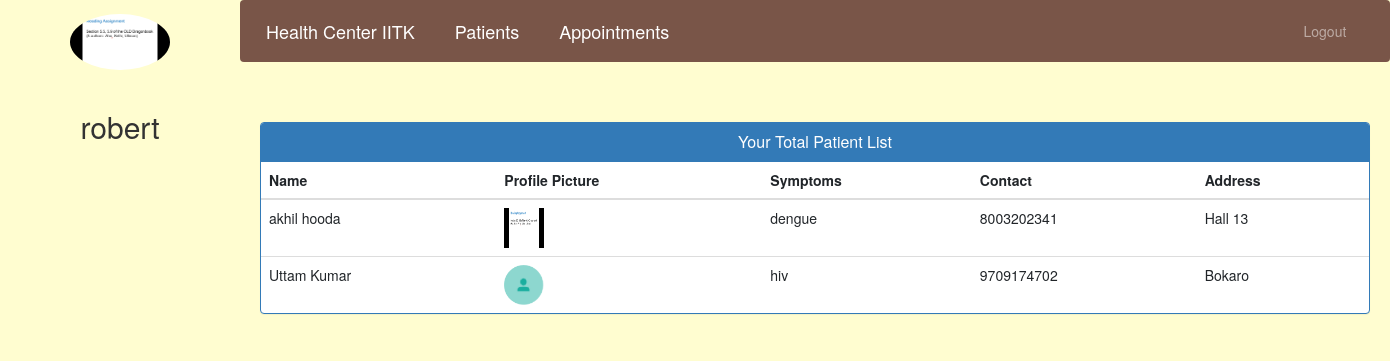
Screenshot of /doctor-view-patient (signed in) with the database file from the repository.
### hospital/models.py (models this page shows, shortened)
class Doctor(models.Model):
    user=models.OneToOneField(User,on_delete=models.CASCADE)
    profile_pic= models.ImageField(upload_to='profile_pic/DoctorProfilePic/',null=True,blank=True)
    address = models.CharField(max_length=40)
    mobile = models.CharField(max_length=20,null=True)
    department= models.CharField(max_length=50,choices=departments,default='Cardiologist')
    status=models.BooleanField(default=False)

class Patient(models.Model):
    user=models.OneToOneField(User,on_delete=models.CASCADE)
    profile_pic= models.ImageField(upload_to='profile_pic/PatientProfilePic/',null=True,blank=True)
    address = models.CharField(max_length=40)
    mobile = models.CharField(max_length=20,null=False)
    symptoms = models.CharField(max_length=100,null=False)
    assignedDoctorId = models.PositiveIntegerField(null=True)
    admitDate=models.DateField(auto_now=True)
    status=models.BooleanField(default=False)
    @property
    def get_name(self):
        return self.user.first_name+" "+self.user.last_name

### hospital/views.py (the view)
# urls.py: path('doctor-view-patient', views.doctor_view_patient_view,name='doctor-view-patient'),
@login_required(login_url='doctorlogin')
@user_passes_test(is_doctor)
def doctor_view_patient_view(request):
    patients=models.Patient.objects.all().filter(status=True,assignedDoctorId=request.user.id)
    doctor=models.Doctor.objects.get(user_id=request.user.id) #for profile picture of doctor in sidebar
    return render(request,'hospital/doctor_view_patient.html',{'patients':patients,'doctor':doctor})

### hospital/views.py (called while the page is built)
def is_doctor(user):
    return user.groups.filter(name='DOCTOR').exists()

### templates/hospital/doctor_view_patient.html (shortened to what this page needs)
{% extends 'hospital/doctor_base.html' %}
{% block content %}
{%load static%}
<head>
  <link href="//netdna.bootstrapcdn.com/bootstrap/3.0.0/css/bootstrap.min.css" rel="stylesheet" id="bootstrap-css">
</head>
<div class="container">
  <div class="panel panel-primary">
    <div class="panel-heading">
      <h6 class="panel-title">Your Total Patient List</h6>
    </div>
    <table class="table table-hover" id="dev-table">
      <thead>
        <tr>
          <th>Name</th>
          <th>Profile Picture</th>
          <th>Symptoms</th>
          <th>Contact</th>
          <th>Address</th>
        </tr>
      </thead>
      {% for p in patients %}
      <tr>
        <td> {{p.get_name}}</td>
        <td> <img src="{% static p.profile_pic.url %}" alt="Profile Pic" height="40px" width="40px" /></td>
        <td>{{p.symptoms}}</td>
        <td>{{p.mobile}}</td>
        <td>{{p.address}}</td>
      </tr>
      {% endfor %}
    </table>
  </div>
</div>
{% endblock content %}

### templates/hospital/doctor_base.html (shortened to what this page needs)
<!DOCTYPE html>
{% load static %}
<html lang="en">
  <head>
    <link rel="stylesheet" href="https://stackpath.bootstrapcdn.com/bootstrap/4.3.1/css/bootstrap.min.css">
    <link rel="stylesheet" href="https://maxcdn.bootstrapcdn.com/font-awesome/4.7.0/css/font-awesome.min.css">
  </head>
<body style="background-color: rgb(255, 253, 208);">
  <nav class="menu" tabindex="0">
    <header class="avatar">
      <img src="{% static doctor.profile_pic.url %}" alt="Profile Pic" />
      <br><br>
      <h2>{{request.user.first_name}}</h2>
    </header>
  </nav>
  <main>
    <div class="bs-example">
      <nav class="navbar navbar-expand-md  navbar-dark fixed-top" style="background-color: rgb(121, 85, 72);">
        <a href="/doctor-dashboard" class="navbar-brand">Health Center IITK</a>
        <a href="/doctor-patient" class="navbar-brand">Patients</a>
        <a href="/doctor-view-appointment  " class="navbar-brand">Appointments</a>
        <div class="collapse navbar-collapse justify-content-between" id="navbarCollapse">
          <div class="navbar-nav" style=" margin-left: 90%;">
            <a href="/logout" class="nav-item nav-link">Logout</a>
          </div>
        </div>
      </nav>
    </div>
    <br><br>
    {% block content %}
    {% endblock content %}
    <br><br><br><br><br><br><br>
  </main>
</body>
</html>

### templates/hospital/doctor_base.html (style rules this page uses)
a:link { text-decoration: none; }
a { color: white; }
body { padding-left: 240px; }
main { position: relative; height: 100vh; }
.menu { background:transparent; height: 100vh; width: 240px; position: fixed; top: 0px; left: 0; z-index: 5; outline: none; }
.menu .avatar { border-radius: 50%; padding: 1em 0.5em; text-align: center; }
.menu .avatar img { width: 100px; border-radius: 50%; overflow: hidden; }
.menu .avatar h2 { font-weight: normal; margin-bottom: 0; }
body { background-color: rgb(255, 253, 208); font-family: 'Work Sans', sans-serif; }

### templates/hospital/doctor_view_patient.html (style rules this page uses)
a:link { text-decoration: none; }
h6 { text-align: center; }

### rows the page displays
Doctor: profile_pic (picture)
Patient: get_name "akhil hooda", profile_pic (picture), symptoms "dengue", mobile "8003202341", address "Hall 13"
Patient: get_name "Uttam Kumar", profile_pic (placeholder picture), symptoms "hiv", mobile "9709174702", address "Bokaro"

### other values shown
{{ request.user.first_name }} "robert"
